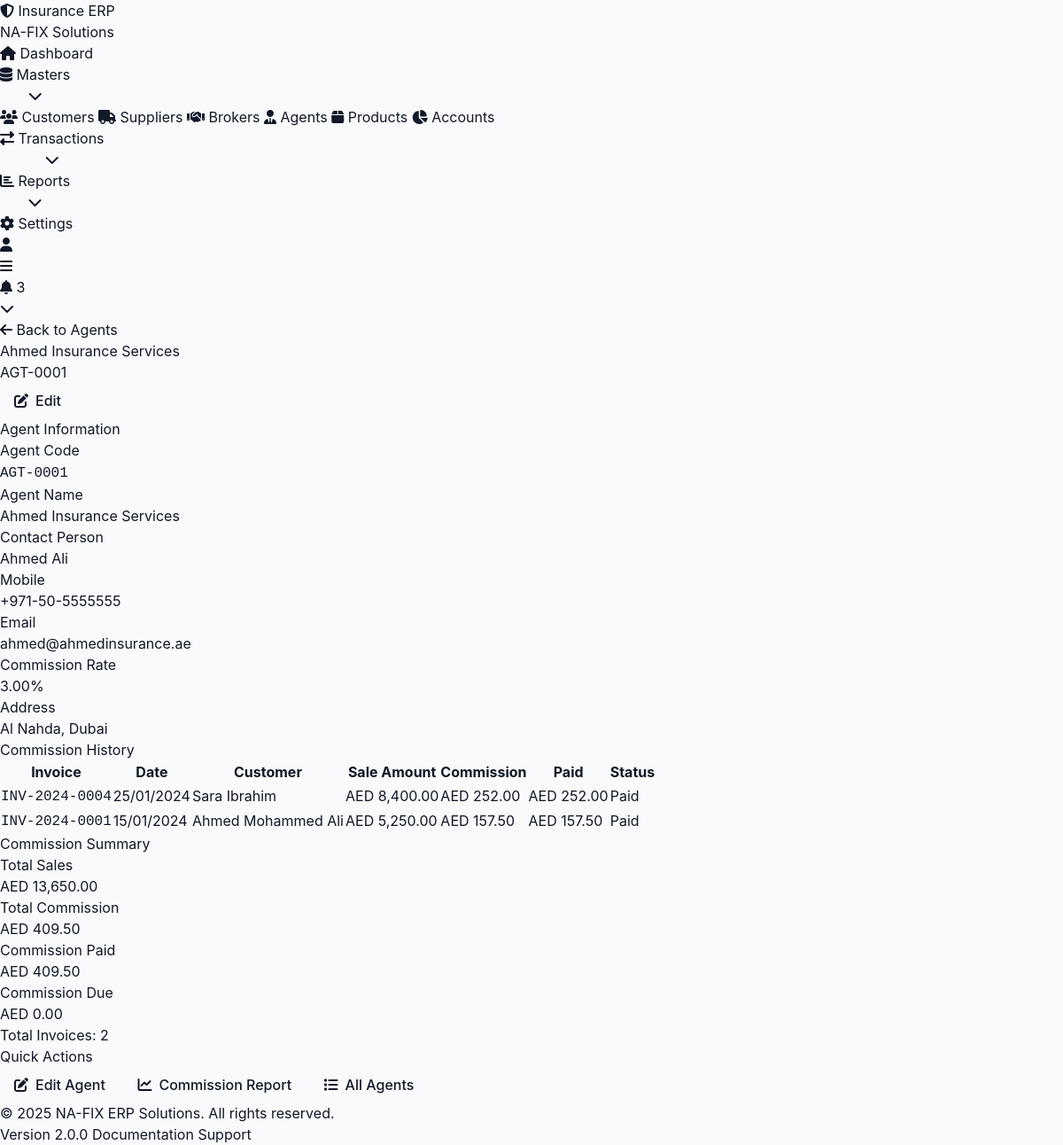
/agents/view/1, run on the app's committed database.
### tables this page shows
CREATE TABLE IF NOT EXISTS `agent` (
  `agent_id` int(11) NOT NULL AUTO_INCREMENT,
  `agent_code` varchar(50) DEFAULT NULL,
  `agent_name` varchar(255) NOT NULL,
  `contact_person` varchar(255) DEFAULT NULL,
  `mobile` varchar(20) NOT NULL,
  `email` varchar(100) DEFAULT NULL,
  `address` text,
  `commission_rate` decimal(5,2) DEFAULT 0.00,
  `status` tinyint(1) DEFAULT 1,
  PRIMARY KEY (`agent_id`),
  UNIQUE KEY `agent_code` (`agent_code`)
);

CREATE TABLE IF NOT EXISTS `agent_commission` (
  `commission_id` int(11) NOT NULL AUTO_INCREMENT,
  `agent_id` int(11) NOT NULL,
  `invoice_id` int(11) NOT NULL,
  `commission_amount` decimal(15,2) NOT NULL,
  `commission_rate` decimal(5,2) NOT NULL,
  `paid_amount` decimal(15,2) DEFAULT 0.00,
  `payment_status` enum('unpaid','partial','paid') DEFAULT 'unpaid',
  `last_payment_date` date DEFAULT NULL,
  `payment_method` varchar(50) DEFAULT NULL,
  `payment_notes` text,
  PRIMARY KEY (`commission_id`),
  KEY `agent_id` (`agent_id`),
  KEY `invoice_id` (`invoice_id`)
);

CREATE TABLE IF NOT EXISTS `invoice` (
  `invoice_id` int(11) NOT NULL AUTO_INCREMENT,
  `invoice` varchar(100) NOT NULL,
  `customer_id` int(11) NOT NULL,
  `date` date NOT NULL,
  `total` decimal(15,2) NOT NULL,
  `vat` decimal(15,2) DEFAULT 0.00,
  `grand_total` decimal(15,2) NOT NULL,
  `payment_status` enum('unpaid','partial','paid') DEFAULT 'unpaid',
  `broker_id` int(11) DEFAULT NULL,
  `agent_id` int(11) DEFAULT NULL,
  `sales_by` int(11) DEFAULT NULL,
  `created_at` timestamp DEFAULT CURRENT_TIMESTAMP,
  PRIMARY KEY (`invoice_id`),
  UNIQUE KEY `invoice` (`invoice`),
  KEY `customer_id` (`customer_id`),
  KEY `date` (`date`)
);

CREATE TABLE IF NOT EXISTS `customer_information` (
  `customer_id` int(11) NOT NULL AUTO_INCREMENT,
  `customer_name` varchar(255) NOT NULL,
  `customer_mobile` varchar(20) NOT NULL,
  `customer_email` varchar(100) DEFAULT NULL,
  `customer_address_1` text,
  `customer_address_2` text,
  `city` varchar(100) DEFAULT NULL,
  `state` varchar(100) DEFAULT NULL,
  `zip` varchar(20) DEFAULT NULL,
  `country` varchar(100) DEFAULT NULL,
  `contact` varchar(100) DEFAULT NULL,
  `credit_limit` decimal(15,2) DEFAULT 0.00,
  `status` tinyint(1) DEFAULT 1,
  PRIMARY KEY (`customer_id`),
  KEY `customer_mobile` (`customer_mobile`)
);

### application/controllers/Agents.php (called while the page is built, shortened)
<?php
class Agents extends CI_Controller {
    public function __construct() {
        $this->load->model('Agent_model');
    }
    public function view($agent_id) {
        $agent = $this->Agent_model->get_with_commission($agent_id);
        $this->db->select('ac.*, i.invoice as invoice_no, i.date as invoice_date, i.grand_total,
                          c.customer_name');
        $this->db->from('agent_commission ac');
        $this->db->join('invoice i', 'ac.invoice_id = i.invoice_id', 'left');
        $this->db->join('customer_information c', 'i.customer_id = c.customer_id', 'left');
        $this->db->where('ac.agent_id', $agent_id);
        $this->db->order_by('i.date', 'DESC');
        $commissions = $this->db->get()->result();
        $data = [
            'page_title' => 'Agent Details',
            'agent' => $agent,
            'commissions' => $commissions,
            'main_content' => 'agents/view'
        ];
        $this->load->view('templates/modern_layout', $data);
    }
}

### index.php (called while the page is built, shortened)
<?php
require_once BASEPATH.'core/CodeIgniter.php';

### application/models/Agent_model.php (called while the page is built, shortened)
<?php
class Agent_model extends MY_Model {
    protected $table = 'agent';
    public function get_with_commission($agent_id) {
        $this->db->select('a.*,
            COUNT(i.invoice_id) as total_invoices,
            COALESCE(SUM(i.grand_total), 0) as total_sales,
            COALESCE(SUM(ac.commission_amount), 0) as total_commission,
            COALESCE(SUM(ac.paid_amount), 0) as commission_paid,
            (COALESCE(SUM(ac.commission_amount), 0) - COALESCE(SUM(ac.paid_amount), 0)) as commission_due
        ');
        $this->db->from($this->table . ' a');
        $this->db->join('invoice i', 'a.agent_id = i.agent_id', 'left');
        $this->db->join('agent_commission ac', 'i.invoice_id = ac.invoice_id', 'left');
        $this->db->where('a.agent_id', $agent_id);
        $this->db->group_by('a.agent_id');
        return $this->db->get()->row();
    }
}

### application/views/agents/view.php (the view, shortened to what this page needs)
<div class="mb-6 flex justify-between items-center">
    <div>
        <a href="<?php echo base_url('agents'); ?>" class="text-primary-600 hover:underline flex items-center gap-2 mb-2">
            <i class="fas fa-arrow-left"></i> Back to Agents
        </a>
        <h1 class="text-3xl font-bold text-gray-900"><?php echo htmlspecialchars($agent->agent_name); ?></h1>
        <p class="text-gray-600"><?php echo htmlspecialchars($agent->agent_code ?? 'N/A'); ?></p>
    </div>
    <div class="flex gap-2">
        <a href="<?php echo base_url('agents/edit/' . $agent->agent_id); ?>" class="btn btn-primary">
            <i class="fas fa-edit"></i> Edit
        </a>
    </div>
</div>
<div class="grid grid-cols-1 lg:grid-cols-3 gap-6">
    <div class="lg:col-span-2 space-y-6">
        <div class="grid grid-cols-2 gap-6">
            <div>
                <label class="text-sm text-gray-600">Agent Code</label>
                <p class="font-semibold text-gray-900">
                    <code class="bg-gray-100 px-2 py-1 rounded"><?php echo htmlspecialchars($agent->agent_code ?? 'N/A'); ?></code>
                </p>
            </div>
            <div>
                <label class="text-sm text-gray-600">Agent Name</label>
                <p class="font-semibold text-gray-900"><?php echo htmlspecialchars($agent->agent_name); ?></p>
            </div>
            <div>
                <label class="text-sm text-gray-600">Contact Person</label>
                <p class="text-gray-900"><?php echo htmlspecialchars($agent->contact_person ?? 'N/A'); ?></p>
            </div>
            <div>
                <label class="text-sm text-gray-600">Mobile</label>
                <p class="text-gray-900"><?php echo htmlspecialchars($agent->mobile); ?></p>
            </div>
            <div>
                <label class="text-sm text-gray-600">Email</label>
                <p class="text-gray-900"><?php echo htmlspecialchars($agent->email ?? 'N/A'); ?></p>
            </div>
            <div>
                <label class="text-sm text-gray-600">Commission Rate</label>
                <p class="text-gray-900">
                    <span class="badge badge-success text-lg"><?php echo number_format($agent->commission_rate ?? 0, 2); ?>%</span>
                </p>
            </div>
            <?php if (!empty($agent->address)): ?>
                <div class="col-span-2">
                    <label class="text-sm text-gray-600">Address</label>
                    <p class="text-gray-900"><?php echo nl2br(htmlspecialchars($agent->address)); ?></p>
                </div>
            <?php endif; ?>
        </div>
        <?php if (empty($commissions)): ?>
            <div class="text-center py-8 text-gray-500">
                <i class="fas fa-money-bill text-4xl mb-2"></i>
                <p>No commission records found</p>
            </div>
        <?php else: ?>
            <div class="overflow-x-auto">
                    <?php foreach ($commissions as $commission): ?>
                        <tr>
                            <td>
                                <a href="<?php echo base_url('sales/view/' . $commission->invoice_id); ?>"
                                   class="text-primary-600 hover:underline">
                                    <code><?php echo htmlspecialchars($commission->invoice_no ?? 'N/A'); ?></code>
                                </a>
                            </td>
                            <td><?php echo format_date($commission->invoice_date); ?></td>
                            <td><?php echo htmlspecialchars($commission->customer_name ?? 'N/A'); ?></td>
                            <td><?php echo format_currency($commission->grand_total); ?></td>
                            <td class="font-semibold"><?php echo format_currency($commission->commission_amount); ?></td>
                            <td class="text-success-600"><?php echo format_currency($commission->paid_amount ?? 0); ?></td>
                            <td>
                                <?php
                                $status = $commission->payment_status ?? 'unpaid';
                                if ($status == 'paid') {
                                    echo '<span class="badge badge-success">Paid</span>';
                                } elseif ($status == 'partial') {
                                    echo '<span class="badge badge-warning">Partial</span>';
                                } else {
                                    echo '<span class="badge badge-danger">Unpaid</span>';
                                }
                                ?>
                            </td>
                        </tr>
                    <?php endforeach; ?>
            </div>
        <?php endif; ?>
    </div>
    <div class="lg:col-span-1 space-y-6">
        <div class="space-y-4">
            <div class="text-center p-4 bg-primary-50 rounded-lg">
                <div class="text-sm text-gray-600 mb-1">Total Sales</div>
                <div class="text-2xl font-bold text-primary-600">
                    <?php echo format_currency($agent->total_sales ?? 0); ?>
                </div>
            </div>
            <div class="grid grid-cols-1 gap-4">
                <div class="text-center p-3 bg-success-50 rounded-lg">
                    <div class="text-xs text-gray-600 mb-1">Total Commission</div>
                    <div class="text-lg font-bold text-success-600">
                        <?php echo format_currency($agent->total_commission ?? 0); ?>
                    </div>
                </div>
                <div class="text-center p-3 bg-primary-50 rounded-lg">
                    <div class="text-xs text-gray-600 mb-1">Commission Paid</div>
                    <div class="text-lg font-bold text-primary-600">
                        <?php echo format_currency($agent->commission_paid ?? 0); ?>
                    </div>
                </div>
                <div class="text-center p-3 bg-danger-50 rounded-lg">
                    <div class="text-xs text-gray-600 mb-1">Commission Due</div>
                    <div class="text-lg font-bold text-danger-600">
                        <?php echo format_currency($agent->commission_due ?? 0); ?>
                    </div>
                </div>
            </div>
            <div class="border-t pt-4">
                <div class="flex justify-between text-sm">
                    <span class="text-gray-600">Total Invoices:</span>
                    <span class="font-semibold"><?php echo $agent->total_invoices ?? 0; ?></span>
                </div>
            </div>
        </div>
        <div class="space-y-2">
            <a href="<?php echo base_url('agents/edit/' . $agent->agent_id); ?>"
               class="btn btn-block btn-primary">
                <i class="fas fa-edit"></i> Edit Agent
            </a>
            <a href="<?php echo base_url('agents/commission_report?agent_id=' . $agent->agent_id); ?>"
               class="btn btn-block btn-secondary">
                <i class="fas fa-chart-line"></i> Commission Report
            </a>
            <a href="<?php echo base_url('agents'); ?>" class="btn btn-block btn-outline">
                <i class="fas fa-list"></i> All Agents
            </a>
        </div>
    </div>
</div>

### data on the page
agent: agent_name "Ahmed Insurance Services", agent_code "AGT-0001", contact_person "Ahmed Ali", mobile "+971-50-5555555", email "ahmed@ahmedinsurance.ae", commission_rate "3.00", address "Al Nahda, Dubai"
agent_commission: invoice.invoice "INV-2024-0004", invoice.date "25/01/2024", customer_information.customer_name "Sara Ibrahim", invoice.grand_total "AED 8,400.00", commission_amount "AED 252.00", paid_amount "AED 252.00", payment_status "Paid"
agent_commission: invoice.invoice "INV-2024-0001", invoice.date "15/01/2024", customer_information.customer_name "Ahmed Mohammed Ali", invoice.grand_total "AED 5,250.00", commission_amount "AED 157.50", paid_amount "AED 157.50", payment_status "Paid"

### other printed values
$title "Agent Information Commission History Commission Summary Quick Actions"
$header "Invoice"
$header "Date"
$header "Customer"
$header "Sale Amount"
$header "Commission"
$header "Paid"
$header "Status"
format_currency($agent->total_sales ?? 0) "AED 13,650.00"
format_currency($agent->total_commission ?? 0) "AED 409.50"
format_currency($agent->commission_paid ?? 0) "AED 409.50"
format_currency($agent->commission_due ?? 0) "AED 0.00"
$agent->total_invoices "2"
